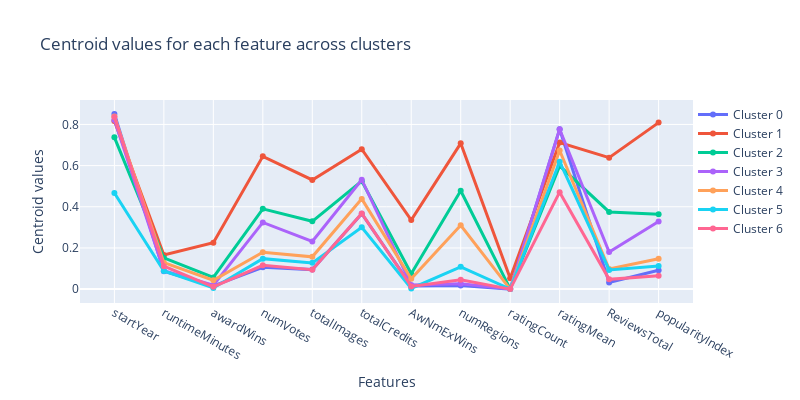

The code cell stored with this chart in its notebook:
### Code cell
import plotly.graph_objects as go

# Crea una figura vuota
fig = go.Figure()

# Aggiungi una linea per ogni centroide del cluster
for i, center in enumerate(kmeans.cluster_centers_):
    fig.add_trace(go.Scatter(
        x=list(df.columns),
        y=center,
        mode='lines+markers',
        name=f'Cluster {i}',
        line=dict(width=3)
    ))

# Imposta il titolo e le etichette
fig.update_layout(
    title="Centroid values for each feature across clusters",
    xaxis_title="Features",
    yaxis_title="Centroid values",
    legend=dict(x=1, y=1),
    width=800, height=400
)

# Aggiungi la griglia all'asse y
fig.update_yaxes(showgrid=True)

# Mostra il grafico
fig.show()

### Figure 1 — Plotly figure (JSON) as saved in the notebook; plotly's stock layout.template omitted (floating-point values rounded to 4 significant figures)
{"data": [{"line": {"width": 3}, "mode": "lines+markers", "name": "Cluster 0", "type": "scatter", "x": ["startYear", "runtimeMinutes", "awardWins", "numVotes", "totalImages", "totalCredits", "AwNmExWins", "numRegions", "ratingCount", "ratingMean", "ReviewsTotal", "popularityIndex"], "y": [0.8512, 0.08694, 0.01574, 0.1056, 0.09477, 0.366, 0.01532, 0.01738, 2.845e-05, 0.777, 0.03191, 0.09155]}, {"line": {"width": 3}, "mode": "lines+markers", "name": "Cluster 1", "type": "scatter", "x": ["startYear", "runtimeMinutes", "awardWins", "numVotes", "totalImages", "totalCredits", "AwNmExWins", "numRegions", "ratingCount", "ratingMean", "ReviewsTotal", "popularityIndex"], "y": [0.817, 0.1658, 0.2252, 0.645, 0.5304, 0.6796, 0.3352, 0.7083, 0.05253, 0.712, 0.6386, 0.8089]}, {"line": {"width": 3}, "mode": "lines+markers", "name": "Cluster 2", "type": "scatter", "x": ["startYear", "runtimeMinutes", "awardWins", "numVotes", "totalImages", "totalCredits", "AwNmExWins", "numRegions", "ratingCount", "ratingMean", "ReviewsTotal", "popularityIndex"], "y": [0.7373, 0.1515, 0.05675, 0.39, 0.3293, 0.5245, 0.07436, 0.4778, 0.001174, 0.5988, 0.3749, 0.3642]}, {"line": {"width": 3}, "mode": "lines+markers", "name": "Cluster 3", "type": "scatter", "x": ["startYear", "runtimeMinutes", "awardWins", "numVotes", "totalImages", "totalCredits", "AwNmExWins", "numRegions", "ratingCount", "ratingMean", "ReviewsTotal", "popularityIndex"], "y": [0.8221, 0.0893, 0.01916, 0.3239, 0.2314, 0.5315, 0.01973, 0.02565, 0.0007882, 0.7764, 0.1802, 0.3288]}, {"line": {"width": 3}, "mode": "lines+markers", "name": "Cluster 4", "type": "scatter", "x": ["startYear", "runtimeMinutes", "awardWins", "numVotes", "totalImages", "totalCredits", "AwNmExWins", "numRegions", "ratingCount", "ratingMean", "ReviewsTotal", "popularityIndex"], "y": [0.8382, 0.1283, 0.04292, 0.179, 0.1568, 0.4383, 0.05007, 0.3102, 9.369e-05, 0.6733, 0.09729, 0.1478]}, {"line": {"width": 3}, "mode": "lines+markers", "name": "Cluster 5", "type": "scatter", "x": ["startYear", "runtimeMinutes", "awardWins", "numVotes", "totalImages", "totalCredits", "AwNmExWins", "numRegions", "ratingCount", "ratingMean", "ReviewsTotal", "popularityIndex"], "y": [0.4672, 0.08825, 0.005704, 0.1479, 0.1275, 0.3001, 0.003328, 0.1083, 6.957e-05, 0.6188, 0.09316, 0.1124]}, {"line": {"width": 3}, "mode": "lines+markers", "name": "Cluster 6", "type": "scatter", "x": ["startYear", "runtimeMinutes", "awardWins", "numVotes", "totalImages", "totalCredits", "AwNmExWins", "numRegions", "ratingCount", "ratingMean", "ReviewsTotal", "popularityIndex"], "y": [0.8359, 0.1114, 0.01085, 0.1158, 0.09432, 0.3672, 0.01275, 0.04556, 4.353e-05, 0.4709, 0.04751, 0.06534]}], "layout": {"height": 400, "legend": {"x": 1, "y": 1}, "title": {"text": "Centroid values for each feature across clusters"}, "width": 800, "xaxis": {"title": {"text": "Features"}}, "yaxis": {"showgrid": true, "title": {"text": "Centroid values"}}}}
